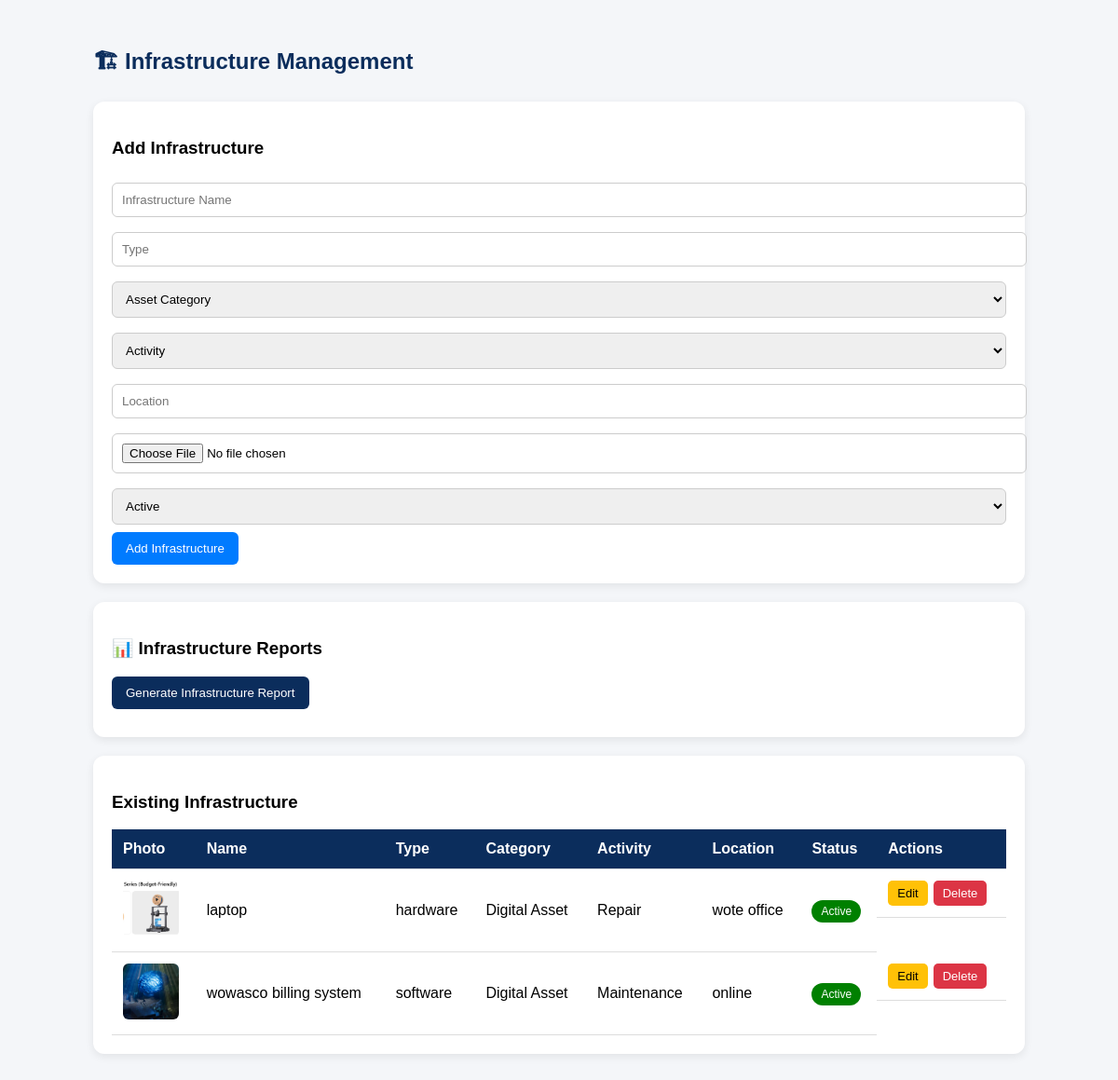
The app's page /modules/assets/infrastructure.php (signed in) with its own data.
### tables this page shows
CREATE TABLE `infrastructure` (
  `id` int(11) NOT NULL,
  `name` varchar(255) DEFAULT NULL,
  `type` varchar(100) DEFAULT NULL,
  `asset_category` varchar(50) DEFAULT NULL,
  `activity` varchar(50) DEFAULT NULL,
  `location` varchar(255) DEFAULT NULL,
  `latitude` varchar(50) DEFAULT NULL,
  `longitude` varchar(50) DEFAULT NULL,
  `status` varchar(50) DEFAULT NULL,
  `photo` varchar(255) DEFAULT NULL
);

### modules/assets/infrastructure.php (the view, shortened to what this page needs)
<?php
$conn = new mysqli("localhost", "root", "", "wowasco2");
$editData = null;
?>
<!DOCTYPE html>
<html>
<head>
</head>
<body>
<div class="container">
<h2>🏗 Infrastructure Management</h2>
<div class="form-card">
<h3><?= $editData ? "Edit Infrastructure" : "Add Infrastructure" ?></h3>
<form method="POST" enctype="multipart/form-data">
<input type="text" name="name" placeholder="Infrastructure Name"
value="<?= $editData['name'] ?? '' ?>" required>
<input type="text" name="type" placeholder="Type"
value="<?= $editData['type'] ?? '' ?>" required>
<select name="asset_category" required>
    <option value="">Asset Category</option>
</select>
<select name="activity" required>
    <option value="">Activity</option>
</select>
<input type="text" name="location" placeholder="Location"
value="<?= $editData['location'] ?? '' ?>">
<input type="file" name="photo">
<select name="status">
    <option value="Active" <?= ($editData['status'] ?? '')=='Active'?'selected':'' ?>>Active</option>
</select>
<button type="submit" name="add">
<?= $editData ? "Update Infrastructure" : "Add Infrastructure" ?>
</button>
</form>
</div>
<div class="report-card">
<h3>📊 Infrastructure Reports</h3>
<form method="POST">
<button id="reportBtn" class="tab-btn" type="submit" name="generate_report">
Generate Infrastructure Report
</button>
</form>
</div>
<div class="table-card">
<h3>Existing Infrastructure</h3>
<div id="printArea">
<table>
<tr>
<th>Photo</th>
<th>Name</th>
<th>Type</th>
<th>Category</th>
<th>Activity</th>
<th>Location</th>
<th>Status</th>
<th>Actions</th>
</tr>
<?php
$result = $conn->query("SELECT * FROM infrastructure ORDER BY id DESC");
while ($row = $result->fetch_assoc()):
?>
<tr>
<td>
<?php if (!empty($row['photo'])): ?>
<img src="<?= $row['photo'] ?>" class="thumb">
<?php else: ?>No Image<?php endif; ?>
</td>
<td><?= $row['name'] ?></td>
<td><?= $row['type'] ?></td>
<td><?= $row['asset_category'] ?></td>
<td><?= $row['activity'] ?></td>
<td><?= $row['location'] ?></td>
<td>
<span class="badge <?= str_replace(' ', '', $row['status']) ?>">
<?= $row['status'] ?>
</span>
</td>
<td class="actions">
<a class="edit-btn" href="?edit=<?= $row['id'] ?>">Edit</a>
<a class="delete-btn" href="?delete=<?= $row['id'] ?>" onclick="return confirm('Delete this record?')">Delete</a>
</td>
</tr>
<?php endwhile; ?>
</table>
</div>
</div>
</div>
</body>
</html>

### modules/assets/infrastructure.php (style rules this page uses)
body { font-family: Arial; background: #f4f6f9; padding: 20px; }
.container { max-width: 1000px; margin: auto; }
h2 { margin-bottom: 20px; color: #0b2d5c; }
.form-card, .table-card, .report-card { background: #fff; padding: 20px; border-radius: 12px; margin-bottom: 20px; box-shadow: 0 3px 10px rgba(0,0,0,0.08); }
input, select { width: 100%; padding: 10px; margin: 8px 0; border-radius: 6px; border: 1px solid #ccc; }
button { padding: 10px 15px; border: none; border-radius: 6px; cursor: pointer; background: #007bff; color: white; }
table { width: 100%; border-collapse: collapse; }
table th, table td { padding: 12px; border-bottom: 1px solid #ddd; text-align: left; }
table th { background: #0b2d5c; color: white; }
.badge { padding: 5px 10px; border-radius: 20px; font-size: 12px; color: white; }
.Active { background: green; }
img.thumb { width: 60px; height: 60px; object-fit: cover; border-radius: 6px; }
.actions { display: flex; gap: 6px; }
.edit-btn { background: #ffc107; color: black; padding: 6px 10px; border-radius: 5px; text-decoration: none; font-size: 13px; }
.delete-btn { background: #dc3545; color: white; padding: 6px 10px; border-radius: 5px; text-decoration: none; font-size: 13px; }
.tab-btn { background: #0b2d5c; margin-bottom: 10px; }

### records on screen
infrastructure: photo (picture), name "laptop", type "hardware", asset_category "Digital Asset", activity "Repair", location "wote office", status "Active"
infrastructure: photo (picture), name "wowasco billing system", type "software", asset_category "Digital Asset", activity "Maintenance", location "online", status "Active"
